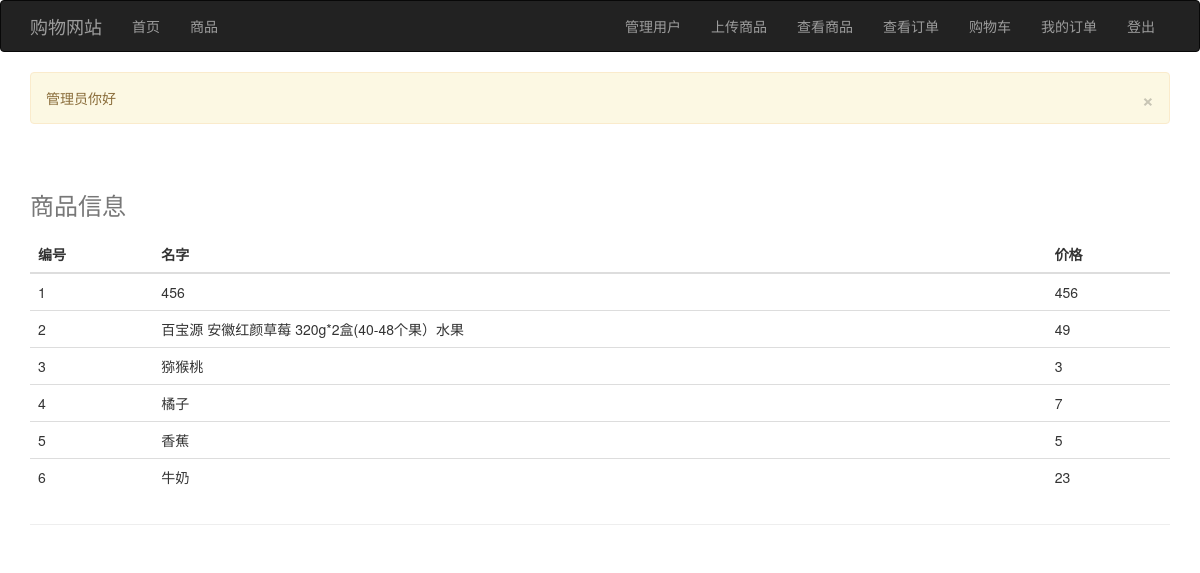
The page /admin_fruit (signed in) on the database its author committed.
### app/models.py (models this page shows, shortened)
class Fruits(db.Model):
    id = db.Column(db.Integer, primary_key=True)
    name = db.Column(db.String(64), index=True, unique=True)
    introduction = db.Column(db.String(1000))
    photo = db.Column(db.String(140))
    price = db.Column(db.Integer)

### app/views.py (the view)
@app.route('/admin_fruit')
@login_required
def admin_fruit():
    if g.user.is_admin():
        flash("管理员你好")
    else:
        flash("不是管理员,不能进入该页面")
        return redirect(url_for('goods'))
    allfruit = Fruits.query.filter_by().all()
    return render_template('admin_fruit.html',allfruit=allfruit)

### app/models.py (called while the page is built)
    def is_admin(self):
        return self.admin

### app/views.py (called while the page is built)
@app.before_request
def before_request():
    g.user = current_user

@lm.user_loader
def load_user(id):
    return User.query.get(int(id))

### app/templates/admin_fruit.html
{% extends "base.html" %}
{% block page_content %}
    <div class="page-header">
        <table class="table" >
            <caption><h3>商品信息</h3></caption>
            <thead>
            <tr>
                <th>编号</th>
                <th>名字</th>
                <th>价格</th>
            </tr>
            </thead>
            <tbody>
            {% for user in allfruit %}
                <tr>
                    <td>{{ user.id }}</td>
                    <td>{{ user.name }}</td>
                    <td>{{ user.price }}</td>
                </tr>
            {% endfor %}
            </tbody>
        </table>
    </div>
{% endblock %}

### rows shown on the page
Fruits: id "1", name "456", price "456"
Fruits: id "2", name "百宝源 安徽红颜草莓 320g*2盒(40-48个果）水果", price "49"
Fruits: id "3", name "猕猴桃", price "3"
Fruits: id "4", name "橘子", price "7"
Fruits: id "5", name "香蕉", price "5"
Fruits: id "6", name "牛奶", price "23"

### other values the page prints
{{ message }} "管理员你好"
